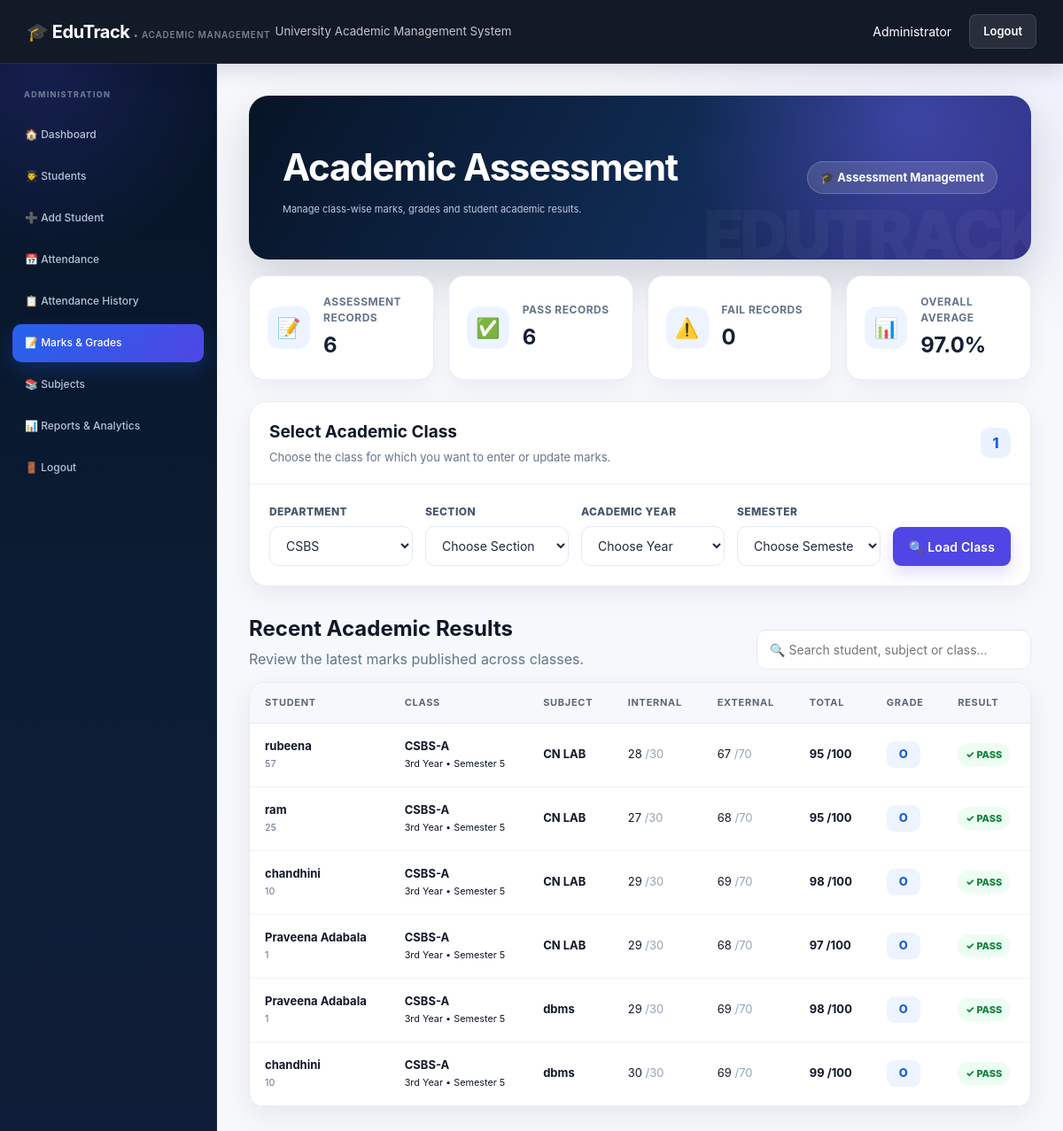
The page /marks.php?department=CSBS (signed in) on the database its author committed.
### tables this page shows
CREATE TABLE `marks` (
  `id` int(11) NOT NULL,
  `student_id` int(11) NOT NULL,
  `subject` varchar(100) NOT NULL,
  `internal_marks` int(11) NOT NULL,
  `external_marks` int(11) NOT NULL,
  `total_marks` int(11) NOT NULL,
  `grade` varchar(5) DEFAULT NULL,
  `result` varchar(10) DEFAULT NULL
);

CREATE TABLE `students` (
  `id` int(11) NOT NULL,
  `name` varchar(100) NOT NULL,
  `roll_no` varchar(50) NOT NULL,
  `registration_no` varchar(50) DEFAULT NULL,
  `dob` date DEFAULT NULL,
  `gender` varchar(20) DEFAULT NULL,
  `department` varchar(100) NOT NULL,
  `section` varchar(10) DEFAULT NULL,
  `year` varchar(20) DEFAULT NULL,
  `semester` varchar(20) DEFAULT NULL,
  `email` varchar(100) NOT NULL,
  `phone` varchar(15) NOT NULL,
  `address` text DEFAULT NULL,
  `username` varchar(100) DEFAULT NULL,
  `password` varchar(255) DEFAULT NULL,
  `verification_token` varchar(255) DEFAULT NULL,
  `email_verified` tinyint(1) NOT NULL DEFAULT 0
);

### marks.php (the view, shortened to what this page needs)
<?php
include "db.php";
$department = $_GET["department"] ?? "";
$recent_marks = mysqli_query(
    $conn,
    "SELECT
        marks.*,
        students.name,
        students.roll_no,
        students.department,
        students.section,
        students.year,
        students.semester
     FROM marks
     JOIN students
        ON marks.student_id = students.id
     ORDER BY marks.id DESC
     LIMIT 50"
);
$total_marks_records = 0;
$passed_records = 0;
$failed_records = 0;
$overall_average = 0;
$summary_query = mysqli_query(
    $conn,
    "SELECT
        COUNT(*) AS total_records,
        SUM(CASE WHEN result = 'Pass' THEN 1 ELSE 0 END) AS passed,
        SUM(CASE WHEN result = 'Fail' THEN 1 ELSE 0 END) AS failed,
        ROUND(AVG(total_marks), 2) AS average_marks
     FROM marks"
);
if ($summary_query) {
    $summary = mysqli_fetch_assoc($summary_query);
    $total_marks_records =
        intval($summary["total_records"] ?? 0);
    $passed_records =
        intval($summary["passed"] ?? 0);
    $failed_records =
        intval($summary["failed"] ?? 0);
    $overall_average =
        floatval($summary["average_marks"] ?? 0);
}
?>
<!DOCTYPE html>
<html lang="en">
<head>
<link
    rel="stylesheet"
    href="css/style.css"
>
</head>
<body class="edutrack-admin">
<div class="navbar">
<div>
<h2>
🎓 EduTrack
</h2>
<small>
University Academic Management System
</small>
</div>
<div>
<span>
Administrator
</span>
<a
    href="logout.php"
    class="logout-btn"
>
Logout
</a>
</div>
</div>
<div class="main-layout">
<div class="sidebar">
<h3>
ADMINISTRATION
</h3>
<a href="dashboard.php">
🏠 Dashboard
</a>
<a href="view_students.php">
👨‍🎓 Students
</a>
<a href="add_student.php">
➕ Add Student
</a>
<a href="attendance.php">
📅 Attendance
</a>
<a href="attendance_history.php">
📋 Attendance History
</a>
<a
    href="marks.php"
    class="active"
>
📝 Marks & Grades
</a>
<a href="subjects.php">
📚 Subjects
</a>
<a href="reports.php">
📊 Reports & Analytics
</a>
<a href="logout.php">
🚪 Logout
</a>
</div>
<div class="main-content">
<div class="page-header marks-page-intro">
<div>
<h1>
Academic Assessment
</h1>
<p>
Manage class-wise marks, grades and student academic results.
</p>
</div>
<div class="marks-header-badge">
🎓 Assessment Management
</div>
</div>
<div class="marks-overview-grid">
<div class="marks-overview-card">
<div class="marks-overview-icon">
📝
</div>
<div>
<p>
Assessment Records
</p>
<h3>
<?php echo $total_marks_records; ?>
</h3>
</div>
</div>
<div class="marks-overview-card">
<div class="marks-overview-icon">
✅
</div>
<div>
<p>
Pass Records
</p>
<h3>
<?php echo $passed_records; ?>
</h3>
</div>
</div>
<div class="marks-overview-card">
<div class="marks-overview-icon">
⚠️
</div>
<div>
<p>
Fail Records
</p>
<h3>
<?php echo $failed_records; ?>
</h3>
</div>
</div>
<div class="marks-overview-card">
<div class="marks-overview-icon">
📊
</div>
<div>
<p>
Overall Average
</p>
<h3>
<?php
echo number_format(
    $overall_average,
    1
);
?>%
</h3>
</div>
</div>
</div>
<div class="academic-workspace">
<div class="workspace-heading">
<div>
<h2>
Select Academic Class
</h2>
<p>
Choose the class for which you want to enter or update marks.
</p>
</div>
<div class="workspace-number">
1
</div>
</div>
<form
    method="GET"
    action="marks.php"
    class="class-filter-form"
>
<div class="class-filter-grid">
<div class="filter-field">
<label>
Department
</label>
<select
    name="department"
    required
>
<?php
$departments = [
    "AI&DS",
    "CSBS",
    "CSE",
    "IT",
    "ECE",
    "EEE",
    "Mechanical",
    "Civil"
];
foreach ($departments as $dept) {
?>
<option
value="<?php
echo htmlspecialchars($dept);
?>"
<?php
echo ($department == $dept)
    ? "selected"
    : "";
?>
>
<?php
echo htmlspecialchars($dept);
?>
</option>
<?php } ?>
</select>
</div>
<div class="filter-field">
<label>
Section
</label>
<select
    name="section"
    required
>
<option value="">
Choose Section
</option>
</select>
</div>
<div class="filter-field">
<label>
Academic Year
</label>
<select
    name="year"
    required
>
<option value="">
Choose Year
</option>
</select>
</div>
<div class="filter-field">
<label>
Semester
</label>
<select
    name="semester"
    required
>
<option value="">
Choose Semester
</option>
</select>
</div>
<button
    type="submit"
    class="load-class-button"
>
🔍 Load Class
</button>
</div>
</form>
</div>
<div class="recent-results-header">
<div>
<h2>
Recent Academic Results
</h2>
<p>
Review the latest marks published across classes.
</p>
</div>
<div class="result-search">
<input
    type="text"
    id="marksSearch"
    placeholder="🔍 Search student, subject or class..."
    oninput="searchMarks()"
>
</div>
</div>
<div class="table-card">
<div class="marks-table-wrapper">
<table
    class="modern-table professional-result-table"
    id="recentMarksTable"
>
<thead>
<tr>
<th>
Student
</th>
<th>
Class
</th>
<th>
Subject
</th>
<th>
Internal
</th>
<th>
External
</th>
<th>
Total
</th>
<th>
Grade
</th>
<th>
Result
</th>
</tr>
</thead>
<tbody>
<?php
if (
    $recent_marks &&
    mysqli_num_rows($recent_marks) > 0
) {
    while (
        $row =
        mysqli_fetch_assoc($recent_marks)
    ) {
?>
<tr>
<td class="result-student">
<strong>
<?php
echo htmlspecialchars(
    $row["name"]
);
?>
</strong>
<small>
<?php
echo htmlspecialchars(
    $row["roll_no"]
);
?>
</small>
</td>
<td>
<strong>
<?php
echo htmlspecialchars(
    $row["department"]
    . "-"
    . $row["section"]
);
?>
</strong>
<br>
<small>
<?php
echo htmlspecialchars(
    $row["year"]
);
?>
• Semester
<?php
echo intval(
    $row["semester"]
);
?>
</small>
</td>
<td>
<strong>
<?php
echo htmlspecialchars(
    $row["subject"]
);
?>
</strong>
</td>
<td>
<?php
echo intval(
    $row["internal_marks"]
);
?>
<span style="color:#94a3b8;">
/30
</span>
</td>
<td>
<?php
echo intval(
    $row["external_marks"]
);
?>
<span style="color:#94a3b8;">
/70
</span>
</td>
<td>
<strong>
<?php
echo intval(
    $row["total_marks"]
);
?>
/100
</strong>
</td>
<td>
<span class="grade-pill">
<?php
echo htmlspecialchars(
    $row["grade"]
);
?>
</span>
</td>
<td>
<?php
if (
    strtolower(
        $row["result"]
    ) == "pass"
) {
?>
<span class="result-pass-pill">
✓ PASS
</span>
<?php
} else {
?>
<span class="result-fail-pill">
✕ FAIL
</span>
<?php } ?>
</td>
</tr>
<?php
    }
} ?>
</tbody>
</table>
</div>
</div>
</div>
</div>
</body>
</html>

### marks.php (style rules this page uses)
.marks-page-intro { display: flex; align-items: center; justify-content: space-between; gap: 20px; }
.marks-header-badge { padding: 8px 14px; background: rgba(255,255,255,0.13); border: 1px solid rgba(255,255,255,0.20); border-radius: 999px; font-size: 13px; font-weight: 700; white-space: nowrap; }
.marks-overview-grid { display: grid; grid-template-columns: repeat(4, minmax(0, 1fr)); gap: 16px; margin-bottom: 24px; }
.marks-overview-card { background: #ffffff; border: 1px solid #e8edf5; border-radius: 18px; padding: 20px; display: flex; align-items: center; gap: 15px; box-shadow: 0 8px 25px rgba(15, 23, 42, 0.05); transition: 0.25s ease; }
.marks-overview-icon { width: 48px; height: 48px; min-width: 48px; border-radius: 14px; display: grid; place-items: center; background: #edf4ff; font-size: 22px; }
.marks-overview-card p { margin: 0 0 4px; color: #64748b; font-size: 12px; font-weight: 700; text-transform: uppercase; letter-spacing: 0.5px; }
.marks-overview-card h3 { margin: 0; color: #172033; font-size: 24px; }
.academic-workspace { background: #ffffff; border: 1px solid #e6ebf2; border-radius: 20px; box-shadow: 0 10px 30px rgba(15,23,42,0.06); overflow: hidden; margin-bottom: 25px; }
.workspace-heading { padding: 20px 22px; border-bottom: 1px solid #edf0f5; display: flex; justify-content: space-between; align-items: center; gap: 15px; }
.workspace-heading h2 { margin: 0 0 4px; font-size: 19px; }
.workspace-heading p { margin: 0; color: #64748b; font-size: 13px; }
.workspace-number { width: 34px; height: 34px; border-radius: 10px; background: #eaf2ff; color: #1d5fd1; display: grid; place-items: center; font-weight: 800; }
.class-filter-form { padding: 22px; }
.class-filter-grid { display: grid; grid-template-columns: repeat(4, minmax(140px, 1fr)) auto; gap: 14px; align-items: end; }
.filter-field label { display: block; margin: 0 0 7px; font-size: 12px; color: #475569; font-weight: 800; text-transform: uppercase; letter-spacing: 0.4px; }
.class-filter-grid select { min-height: 44px; }
.load-class-button { min-height: 44px; white-space: nowrap; }
.marks-table-wrapper { overflow-x: auto; }
.recent-results-header { display: flex; align-items: end; justify-content: space-between; gap: 15px; margin: 30px 0 14px; }
.recent-results-header h2 { margin: 0 0 4px; }
.recent-results-header p { margin: 0; color: #64748b; }
.result-search { width: min(310px, 100%); }
.result-search input { background: #ffffff; }
.professional-result-table td { font-size: 13px; }
.result-student strong { display: block; }
.result-student small { color: #64748b; }
.result-pass-pill, .result-fail-pill { display: inline-flex; padding: 5px 9px; border-radius: 999px; font-size: 11px; font-weight: 850; }
.result-pass-pill { background: #ecfdf3; color: #15803d; }
.grade-pill { display: inline-grid; place-items: center; min-width: 38px; padding: 5px 8px; border-radius: 9px; background: #edf4ff; color: #1d5fd1; font-weight: 850; }

### rows shown on the page
marks: student.name "rubeena", student.roll_no "57", student.section "CSBS-A", student.year "3rd Year", student.semester "5", subject "CN LAB", internal_marks "28", external_marks "67", total_marks "95", grade "O", result "✓ PASS"
marks: student.name "ram", student.roll_no "25", student.section "CSBS-A", student.year "3rd Year", student.semester "5", subject "CN LAB", internal_marks "27", external_marks "68", total_marks "95", grade "O", result "✓ PASS"
marks: student.name "chandhini", student.roll_no "10", student.section "CSBS-A", student.year "3rd Year", student.semester "5", subject "CN LAB", internal_marks "29", external_marks "69", total_marks "98", grade "O", result "✓ PASS"
marks: student.name "Praveena Adabala", student.roll_no "1", student.section "CSBS-A", student.year "3rd Year", student.semester "5", subject "CN LAB", internal_marks "29", external_marks "68", total_marks "97", grade "O", result "✓ PASS"
marks: student.name "Praveena Adabala", student.roll_no "1", student.section "CSBS-A", student.year "3rd Year", student.semester "5", subject "dbms", internal_marks "29", external_marks "69", total_marks "98", grade "O", result "✓ PASS"
marks: student.name "chandhini", student.roll_no "10", student.section "CSBS-A", student.year "3rd Year", student.semester "5", subject "dbms", internal_marks "30", external_marks "69", total_marks "99", grade "O", result "✓ PASS"

### other values the page prints
$total_marks_records "6"
$passed_records "6"
$failed_records "0"
$overall_average "97.0"
form field department "CSBS"
